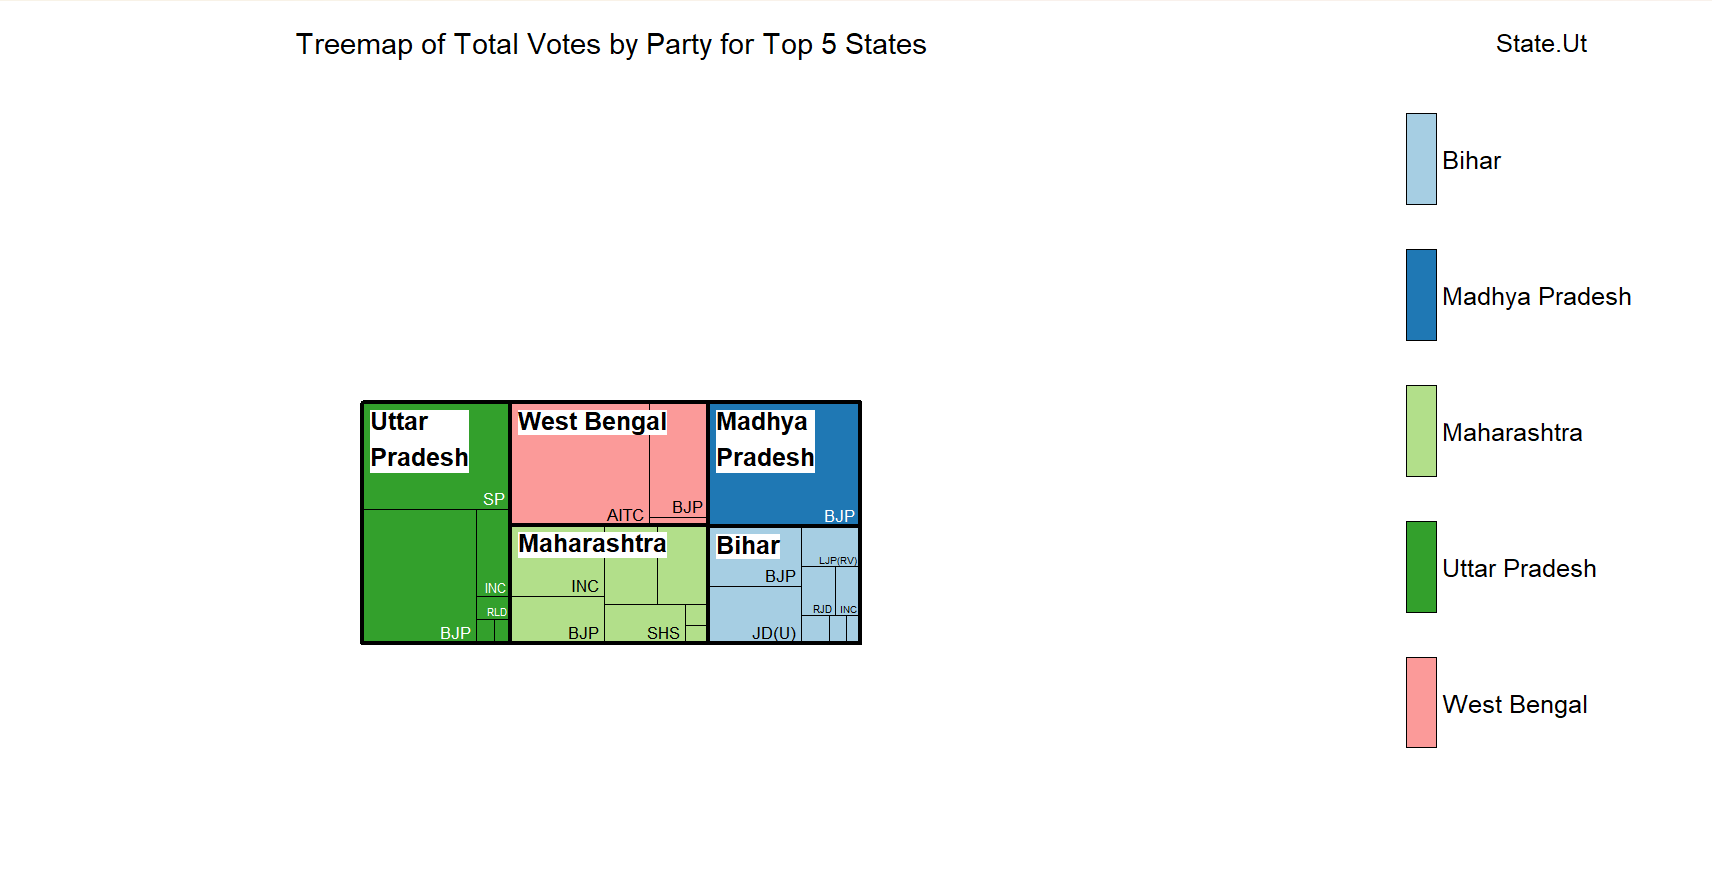

R code for this plot:
library(treemap)
library(dplyr)

df <- read.csv("party_distribution_2024.csv")

# --- Data Preparation: Filter for Top 5 States by Total Votes ---

# Calculate total votes per state
total_votes_by_state <- df %>%
  group_by(State.Ut) %>%
  summarise(Total_Votes_Sum = sum(Total.Votes, na.rm = TRUE)) %>%
  arrange(desc(Total_Votes_Sum))

# Get the names of the top 5 states
top_5_state_names <- head(total_votes_by_state$State.Ut, 5)

# Filter the original DataFrame to include only the top 5 states
df_filtered_top5 <- df %>%
  filter(State.Ut %in% top_5_state_names)

# Check for missing values in the relevant columns within the filtered data
cat("Missing values in 'State/Ut' (filtered):", sum(is.na(df_filtered_top5$State.Ut)), "\n")
cat("Missing values in 'Party' (filtered):", sum(is.na(df_filtered_top5$Party)), "\n")
cat("Missing values in 'Total Votes' (filtered):", sum(is.na(df_filtered_top5$Total.Votes)), "\n")

# Ensure 'Total Votes' is numeric in the filtered dataframe
df_filtered_top5$Total.Votes <- as.numeric(df_filtered_top5$Total.Votes)

# --- Treemap Plot for Top 5 States ---
# Visualizing the distribution of 'Total Votes' by 'State/Ut' and then 'Party'
treemap(df_filtered_top5, # Use the filtered dataframe
        index = c("State.Ut", "Party"), # Hierarchy levels: State/Ut first, then Party
        vSize = "Total.Votes",          # Column determining the size of the rectangles
        vColor = "State.Ut",            # Color by State/Ut
        type = "categorical",           # Type of treemap based on coloring
        title = "Treemap of Total Votes by Party for Top 5 States",
        fontsize.title = 14,
        fontsize.labels = c(12, 8),
        align.labels = list(c("left", "top"), c("right", "bottom")),
        bg.labels = c("white"),
        palette = "Paired" # A color palette
)
